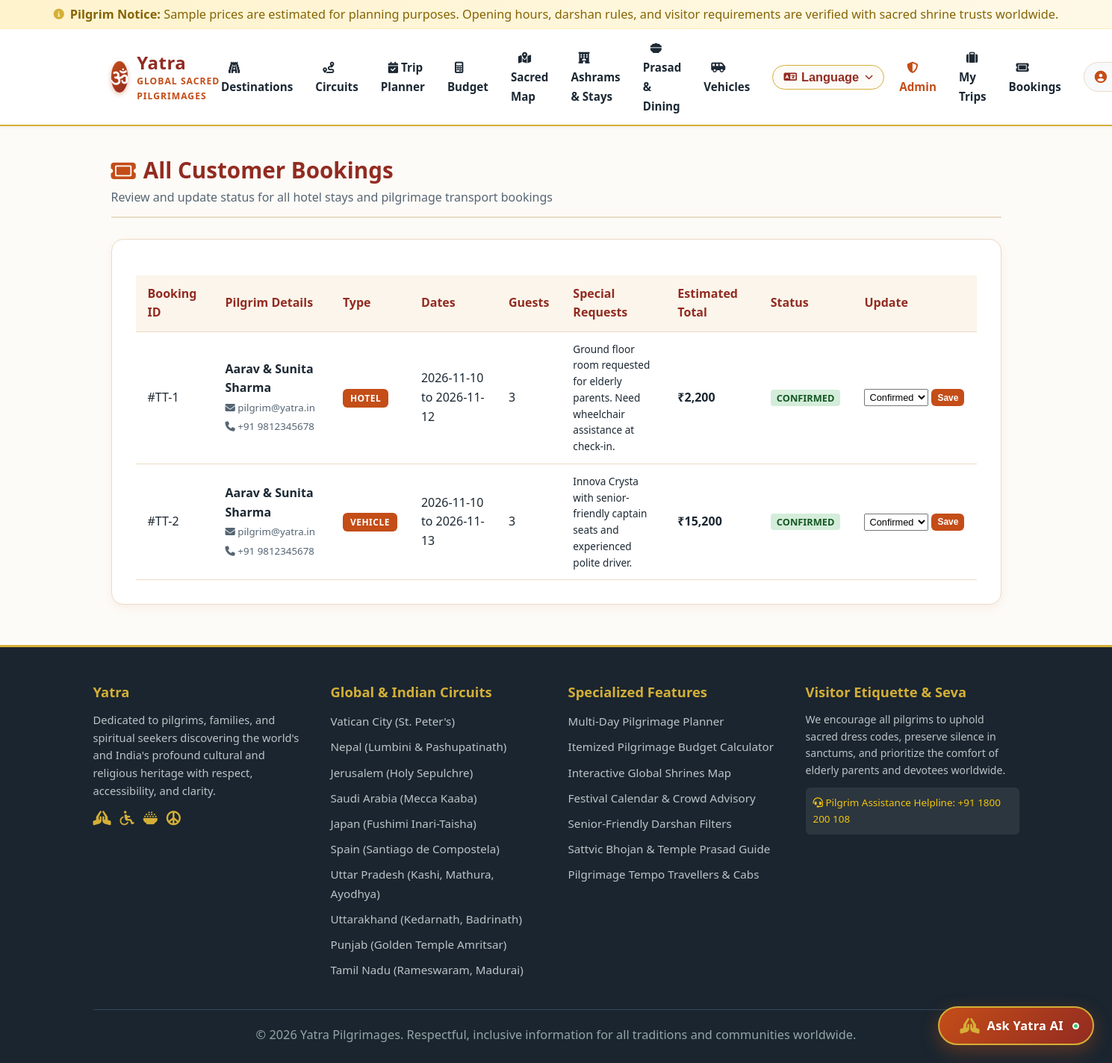
Screenshot of /admin/bookings (signed in) with the database file from the repository.
### tables this page shows
CREATE TABLE bookings (
    id INTEGER PRIMARY KEY AUTOINCREMENT,
    user_id INTEGER NOT NULL,
    booking_type TEXT NOT NULL CHECK(booking_type IN ('hotel', 'vehicle', 'puja_darshan_assistance')),
    reference_id INTEGER NOT NULL,
    booking_date TIMESTAMP DEFAULT CURRENT_TIMESTAMP,
    start_date TEXT NOT NULL,
    end_date TEXT NOT NULL,
    guests_count INTEGER DEFAULT 1,
    total_amount REAL NOT NULL, -- Sample estimated price
    status TEXT DEFAULT 'confirmed' CHECK(status IN ('confirmed', 'pending', 'cancelled')),
    special_requests TEXT,
    created_at TIMESTAMP DEFAULT CURRENT_TIMESTAMP,
    FOREIGN KEY (user_id) REFERENCES users (id) ON DELETE CASCADE
);

CREATE TABLE users (
    id INTEGER PRIMARY KEY AUTOINCREMENT,
    username TEXT UNIQUE NOT NULL,
    email TEXT UNIQUE NOT NULL,
    password_hash TEXT NOT NULL,
    full_name TEXT NOT NULL,
    phone TEXT,
    role TEXT DEFAULT 'user' CHECK(role IN ('user', 'admin')),
    created_at TIMESTAMP DEFAULT CURRENT_TIMESTAMP
);

### routes/admin.py (the view)
@admin_bp.route('/bookings')
@admin_required
def manage_bookings():
    db = get_db()
    rows = db.execute(
        """
        SELECT b.*, u.full_name as user_name, u.email as user_email, u.phone as user_phone
        FROM bookings b
        JOIN users u ON b.user_id = u.id
        ORDER BY b.created_at DESC
        """
    ).fetchall()
    return render_template('admin/manage_bookings.html', bookings=[dict(r) for r in rows])

### db.py (called while the page is built)
def get_db():
    if 'db' not in g:
        db_path = current_app.config.get('DATABASE_PATH', Config.DATABASE_PATH)
        g.db = sqlite3.connect(db_path)
        g.db.row_factory = sqlite3.Row
        g.db.execute("PRAGMA foreign_keys = ON;")
    return g.db

### routes/auth.py (called while the page is built)
def admin_required(view):
    @wraps(view)
    def wrapped_view(**kwargs):
        if 'user_id' not in session or session.get('role') != 'admin':
            flash("Access restricted to administrators.", "warning")
            return redirect(url_for('destinations.index'))
        return view(**kwargs)
    return wrapped_view

### templates/admin/manage_bookings.html (shortened to what this page needs)
{% extends 'base.html' %}
{% block content %}
<div class="section-header">
    <div>
        <h2><i class="fa-solid fa-ticket" style="color: var(--primary-color);"></i> All Customer Bookings</h2>
        <p>Review and update status for all hotel stays and pilgrimage transport bookings</p>
    </div>
</div>
<div class="planner-card">
    {% if bookings %}
        <div style="overflow-x: auto;">
            <table class="budget-table">
                <thead>
                    <tr>
                        <th>Booking ID</th>
                        <th>Pilgrim Details</th>
                        <th>Type</th>
                        <th>Dates</th>
                        <th>Guests</th>
                        <th>Special Requests</th>
                        <th>Estimated Total</th>
                        <th>Status</th>
                        <th>Update</th>
                    </tr>
                </thead>
                <tbody>
                    {% for b in bookings %}
                        <tr>
                            <td>#TT-{{ b.id }}</td>
                            <td>
                                <strong>{{ b.user_name }}</strong><br>
                                <small style="color: var(--text-muted);"><i class="fa-solid fa-envelope"></i> {{ b.user_email }}</small><br>
                                <small style="color: var(--text-muted);"><i class="fa-solid fa-phone"></i> {{ b.user_phone or 'N/A' }}</small>
                            </td>
                            <td><span class="badge-tag" style="position: static; font-size: 0.75rem;">{{ b.booking_type|upper }}</span></td>
                            <td>{{ b.start_date }} to {{ b.end_date }}</td>
                            <td>{{ b.guests_count }}</td>
                            <td style="font-size: 0.85rem; max-width: 220px;">{{ b.special_requests or '-' }}</td>
                            <td><strong>₹{{ "{:,.0f}".format(b.total_amount) }}</strong></td>
                            <td>
                                <span style="font-size: 0.8rem; font-weight: 700; padding: 2px 8px; border-radius: 4px; background: {% if b.status == 'confirmed' %}#d4edda; color: #155724;{% elif b.status == 'cancelled' %}#f8d7da; color: #721c24;{% else %}#fff3cd; color: #856404;{% endif %}">
                                    {{ b.status|upper }}
                                </span>
                            </td>
                            <td>
                                <form action="{{ url_for('admin.update_booking_status', booking_id=b.id) }}" method="POST" style="display: flex; gap: 4px;">
                                    <select name="status" style="font-size: 0.8rem; padding: 2px;">
                                        <option value="confirmed" {% if b.status == 'confirmed' %}selected{% endif %}>Confirmed</option>
                                    </select>
                                    <button type="submit" class="btn-primary" style="padding: 2px 8px; font-size: 0.75rem;">Save</button>
                                </form>
                            </td>
                        </tr>
                    {% endfor %}
                </tbody>
            </table>
        </div>
    {% else %}
        <p style="color: var(--text-muted); padding: 30px; text-align: center;">No customer bookings recorded yet.</p>
    {% endif %}
</div>
{% endblock %}

### static/css/style.css (style rules this page uses)
:root { --primary-color: #c44d18; --primary-hover: #a33c10; --secondary-color: #922b21; --accent-gold: #d4af37; --accent-gold-light: #fef9e7; --accent-teal: #117864; --bg-parchment: #fdfbf7; --bg-card: #ffffff; --text-primary: #1c2833; --text-muted: #566573; --border-color: #eadbc8; --shadow-sm: 0 2px 4px rgba(0, 0, 0, 0.05); --shadow-md: 0 4px 12px rgba(196, 77, 24, 0.08); --shadow-lg: 0 8px 24px rgba(0, 0, 0, 0.12); --radius-sm: 6px; --radius-md: 10px; --radius-lg: 16px; --font-family: 'Segoe UI', -apple-system, BlinkMacSystemFont, Roboto, sans-serif; }
* { box-sizing: border-box; margin: 0; padding: 0; }
body { font-family: var(--font-family); background-color: var(--bg-parchment); color: var(--text-primary); line-height: 1.6; font-size: 16px; min-height: 100vh; display: flex; flex-direction: column; }
p, li, span, input, select, textarea, button { font-size: 1.02rem; }
h1, h2, h3, h4, h5 { color: var(--secondary-color); font-weight: 700; line-height: 1.3; }
.section-header { margin-bottom: 28px; display: flex; justify-content: space-between; align-items: flex-end; border-bottom: 2px solid var(--border-color); padding-bottom: 12px; }
.section-header h2 { font-size: 1.85rem; display: flex; align-items: center; gap: 10px; }
.section-header p { color: var(--text-muted); font-size: 1rem; margin-top: 4px; }
.badge-tag { position: absolute; top: 12px; left: 12px; background-color: var(--primary-color); color: #ffffff; padding: 4px 10px; border-radius: var(--radius-sm); font-size: 0.78rem; font-weight: 700; text-transform: uppercase; letter-spacing: 0.5px; }
.btn-primary { background-color: var(--primary-color); color: #ffffff; padding: 8px 16px; border-radius: var(--radius-sm); font-weight: 600; border: none; cursor: pointer; display: inline-flex; align-items: center; gap: 6px; transition: background 0.2s; }
.planner-card { background-color: #ffffff; border-radius: var(--radius-lg); border: 1px solid var(--border-color); padding: 32px; box-shadow: var(--shadow-md); margin-bottom: 30px; }
.budget-table { width: 100%; border-collapse: collapse; margin-top: 16px; }
.budget-table th, .budget-table td { padding: 12px 16px; border-bottom: 1px solid #eedbc5; text-align: left; }
.budget-table th { background-color: #fbf5eb; color: var(--secondary-color); font-weight: 700; }
body { top: 0px !important; }

### rows the page displays
bookings: id "1", user_name "Aarav & Sunita Sharma", user_email "pilgrim@yatra.in", phone "+91 9812345678", booking_type "HOTEL", start_date "2026-11-10", end_date "2026-11-12", guests_count "3", special_requests "Ground floor room requested for elderly parents. Need wheelchair assistance at check-in.", total_amount "2,200", status "CONFIRMED", status "Confirmed"
bookings: id "2", user_name "Aarav & Sunita Sharma", user_email "pilgrim@yatra.in", phone "+91 9812345678", booking_type "VEHICLE", start_date "2026-11-10", end_date "2026-11-13", guests_count "3", special_requests "Innova Crysta with senior-friendly captain seats and experienced polite driver.", total_amount "15,200", status "CONFIRMED", status "Confirmed"
